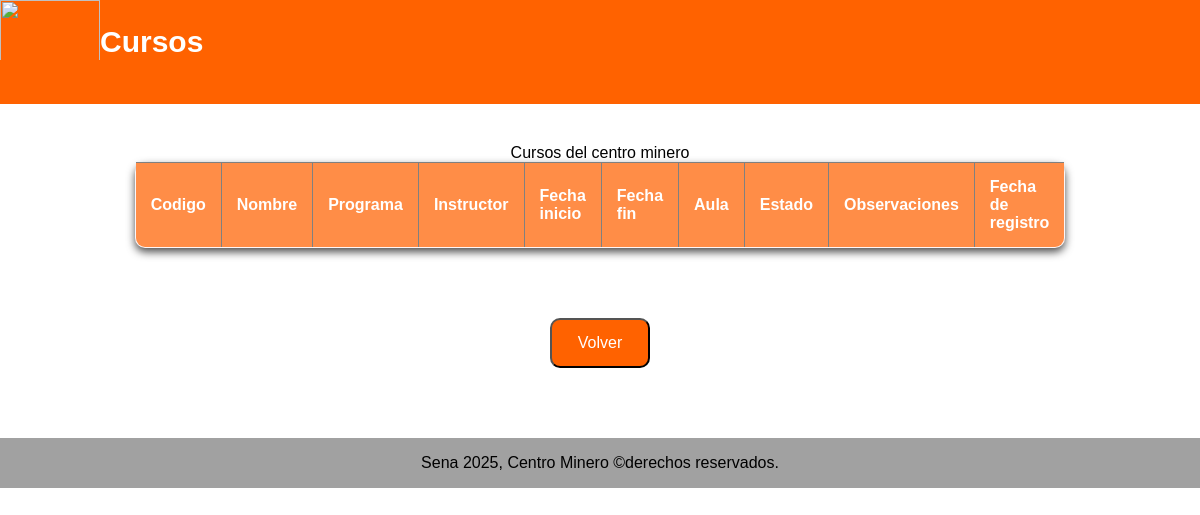
Before: /lista_cursos/ with the older database file.
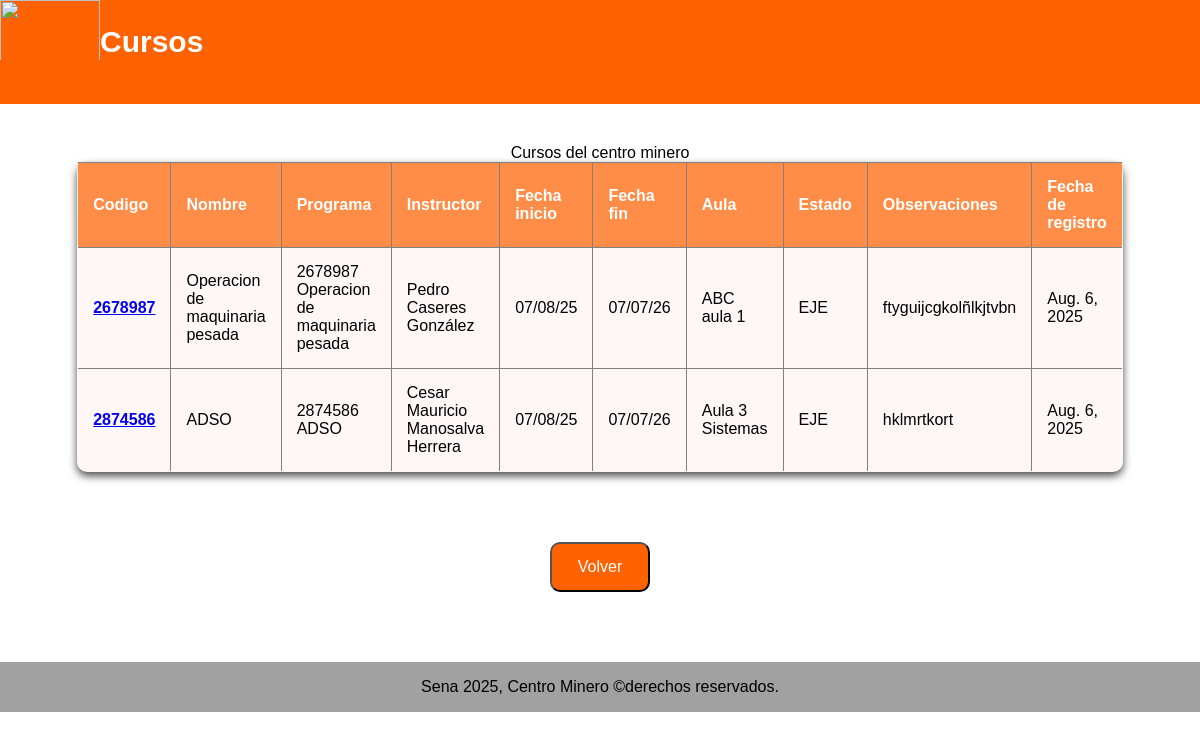
After: the same page with the newer database file.
### aprendices/models.py (models this page shows, shortened)
class Curso(models.Model):
    ESTADO_CHOICES = [
        ('PRO', 'Programado'),
        ('INI', 'Iniciado'),
        ('EJE', 'Ejecución'),
        ('FIN', 'Finalizado'),
        ('CAN', 'Cancelado'),
        ('SUS', 'Suspendido'),
    ]
    codigo = models.CharField(max_length=30,unique=True,verbose_name="Codiogo",)
    nombre = models.CharField(max_length=200,verbose_name="Nombre del curso")
    programa = models.ForeignKey('programas.Programa', on_delete=models.CASCADE, verbose_name='Programa de formación')
    instructor_coordinador = models.ForeignKey('instructores.Instructor',on_delete=models.CASCADE,related_name='cursos_coordinador',verbose_name="Instructor coordinador")
    instructores = models.ManyToManyField('instructores.Instructor',through='InstructorCurso', related_name='cursos_impartidos', verbose_name='Instructores')
    aprendices = models.ManyToManyField(Aprendiz,through='AprendizCurso',related_name='cursos',verbose_name='Aprendices')
    fecha_inicio= models.DateField(verbose_name="Fecha de inicio")
    fecha_fin = models.DateField(verbose_name="Fecha de finalización")
    horario = models.CharField(max_length=100, verbose_name="Horario")
    aula = models.CharField(max_length=50, verbose_name="Aula/Ambiente")
    cupos_maximos = models.PositiveBigIntegerField(verbose_name="Cupos Maximos")
    estado = models.CharField(max_length=3, choices=ESTADO_CHOICES, default='PRO', verbose_name="Estado del curso")
    observaciones = models.TextField(blank=True, null=True, verbose_name="Observaciones")
    fecha_registro = models.DateField(auto_now_add=True, verbose_name="Fecha de registro")
    class Meta:
        verbose_name = "Curso"
        verbose_name_plural = "Cursos"
        ordering = ['-fecha_inicio']

### programas/models.py (models this page shows, shortened)
class Programa(models.Model):
    NIVEL_FORMACION_CHOICES =[
        ('AUX', 'Auxiliar'),
        ('OPE', 'Operario'),
        ('TEC', 'Tecnico'),
        ('TGL', 'Tecnologo'),
        ('ESP', 'Especializacion tecnologica'),
        ('COM', 'Complementario'),
    ]
    MODALIDAD_CHOICES = [
        ('PRE', 'Presencial'),
        ('VIR', 'Virtual'),
        ('MIX', 'Mixta'),
    ]
    ESTADO_CHOICES =[
        ('ACT', 'Activo'),
        ('INA', 'Inactivo'),
        ('SUS', 'Suspendido'),
        ('CAN', 'Cancelado'),
    ]
    codigo = models.CharField(max_length=20, unique=True)
    nombre = models.CharField(max_length=100,)
    nivel_formacion = models.CharField(max_length=3, choices=NIVEL_FORMACION_CHOICES)
    modalidad = models.CharField(max_length=3, choices=MODALIDAD_CHOICES)
    duracion_meses = models.PositiveIntegerField(verbose_name="duracion en meses")
    duracion_horas = models.PositiveIntegerField(verbose_name="Duarcion  en horas")
    descripcion = models.TextField(verbose_name="Descripcion del programa")
    competencias = models.TextField(verbose_name="Competencias del programa")
    perfil_egreso = models.TextField(verbose_name="Perfil de egreso")
    requisitos_ingreso = models.TextField(verbose_name="requisistos para entrar al programa")
    centro_formacion = models.CharField(max_length=200)
    regional = models.CharField(max_length=100)
    estado = models.CharField(max_length=3, choices=ESTADO_CHOICES, default='ACT')
    fecha_creacion = models.DateField(verbose_name="fecha de creacion del programa")
    fecha_registro = models.DateField(verbose_name="fecha de registro")
    def __str__(self):
        return f"{self.codigo} {self.nombre}"

### instructores/models.py (models this page shows, shortened)
class Instructor(models.Model):
    TIPO_DOCUMENTO_CHOICES = [
        ('CC','cedula de ciudania'),
        ('CE', 'cedula de extranjeria'),
        ('TI', 'Tarjeta de identidad'),
        ('PAS','pasaporte'),
    ]
    NIVEL_EDUCATIVO_CHOICES = [
        ('TEC','Tecnico'),
        ('TGL', 'Tecnologo'),
        ('PRE', 'Pregrado'),
        ('ESP', 'Especialización'),
        ('MAE', 'Maestria'),
        ('DOC', 'Doctorado'),
    ]
    documento_identidad = models.CharField(max_length=20, unique = True)
    tipo_documento = models.CharField(max_length=3, choices=TIPO_DOCUMENTO_CHOICES, default='CC')
    nombre = models.CharField(max_length=100)
    apellido = models.CharField(max_length=100)
    telefono = models.CharField(max_length=15)
    correo = models.EmailField(max_length=50)
    fecha_nacimiento = models.DateField(null=True)
    ciudad = models.CharField(max_length=50)
    direccion = models.CharField(max_length=30, null=True)
    nivel_educativo = models.CharField(max_length=3, choices=NIVEL_EDUCATIVO_CHOICES, default='MAE')
    especialidad = models.CharField(max_length=50)
    años_experiencia = models.CharField(max_length=4)
    activo = models.BooleanField(default=True)
    fecha_vinculacion = models.DateField(null=True)
    def __str__(self):
        return f"{self.nombre} {self.apellido}"

### aprendices/views.py (the view)
# urls.py: path('lista_cursos/', views.lista_cursos, name='lista_cursos'),
def lista_cursos (request):
    cursos = Curso.objects.all().order_by('-fecha_inicio')
    template =loader.get_template('lista_cursos.html')
    context ={
        'lista_cursos' : cursos,
        'total_cursos' : cursos.count(),
        'titulo' : 'Lista de cursos'
    }
    return HttpResponse(template.render(context, request))

### aprendices/templates/lista_cursos.html (shortened to what this page needs)
<html lang="es">
<head>
</head>
<body>
    <nav>
        <img src="https://www.thearchipielagopress.co/wp-content/uploads/2020/10/sena-1800.jpg" alt="" class="sena-img">
        <div><h1 class="titulo-nav">Cursos</h1></div>
    </nav>
    <table border="1" cellspacing="0" cellpadding="7">
        <caption>Cursos del centro minero</caption>
        <thead>
            <tr>
                <th>Codigo</th>
                <th>Nombre</th>
                <th>Programa</th>
                <th>Instructor</th>
                <th>Fecha inicio</th>
                <th>Fecha fin</th>
                <th>Aula</th>
                <th>Estado</th>
                <th>Observaciones</th>
                <th>Fecha de registro</th>
            </tr>
        </thead>
        <tbody>
            {% for i in lista_cursos %}
            <tr>
                <td><a href="/lista_cursos/curso/{{ i.id }}"><strong>{{ i.codigo }}</strong></a></td>
                <td>{{ i.nombre }}</td>
                <td>{{ i.programa }}</td>
                <td>{{ i.instructor_coordinador }}</td>
                <td>{{ i.fecha_inicio|date:"d/m/y" }}</td>
                <td>{{ i.fecha_fin|date:"d/m/y" }}</td>
                <td>{{ i.aula }}</td>
                <td>{{ i.estado }}</td>
                <td>{{ i.observaciones }}</td>
                <td>{{ i.fecha_registro }}</td>
            </tr>
            {% endfor %}
        </tbody>
    </table>
    <a href="/"><button>Volver</button></a>
    <footer>Sena 2025, Centro Minero ©derechos reservados.</footer>
</body>
</html>

Changed rows visible on the page:
added Curso: codigo "2678987", nombre "Operacion de maquinaria pesada", programa "2678987 Operacion de maquinaria pesada", instructor_coordinador "Pedro Caseres González", fecha_inicio "07/08/25", fecha_fin "07/07/26", aula "ABC aula 1", estado "EJE", observaciones "ftyguijcgkolñlkjtvbn", fecha_registro "Aug. 6, 2025"
added Curso: codigo "2874586", nombre "ADSO", programa "2874586 ADSO", instructor_coordinador "Cesar Mauricio Manosalva Herrera", fecha_inicio "07/08/25", fecha_fin "07/07/26", aula "Aula 3 Sistemas", estado "EJE", observaciones "hklmrtkort", fecha_registro "Aug. 6, 2025"
